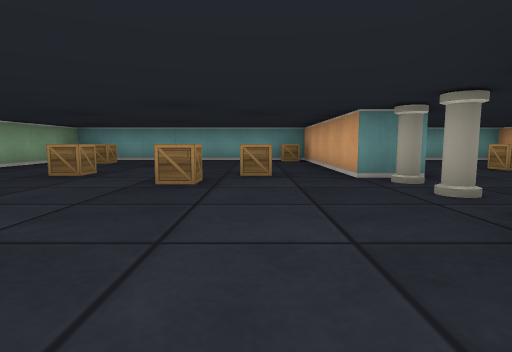
[1] (above)

17 first-person views from a walk through a cub3D maze. The camera is about half as high as the walls, tilts 6° down and sees 80° across. The floor is counted in squares. Each view is taken from the middle of a square. On the plan, view 1 faces up. The plan holds only what a view shows up to about 9 squares ahead; the rest is blank. The place goes on beyond the plan.

[2]
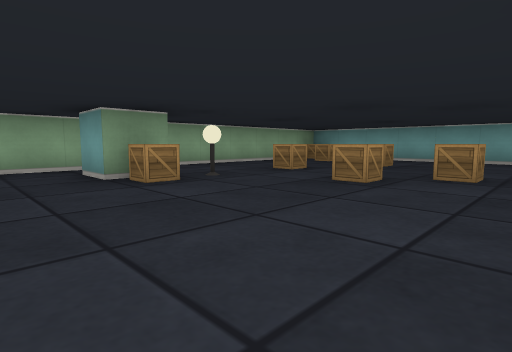

[3]
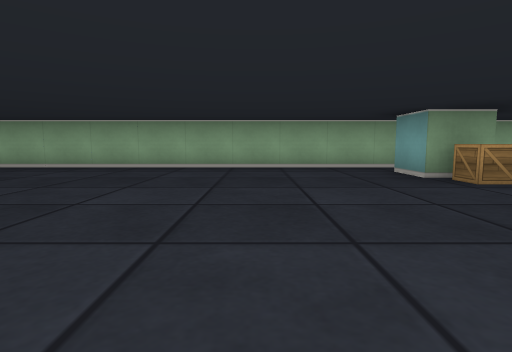

[4]
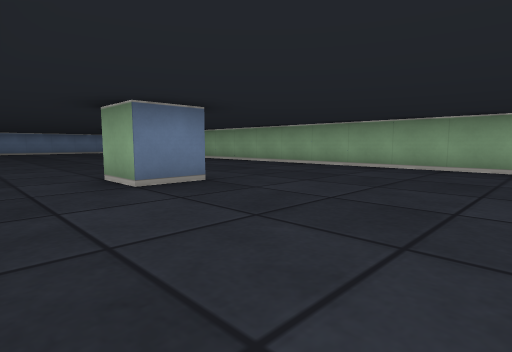

[5]
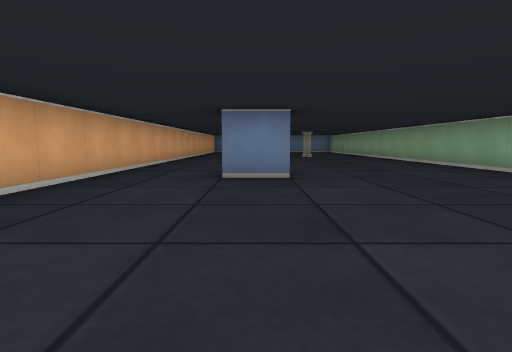

[6]
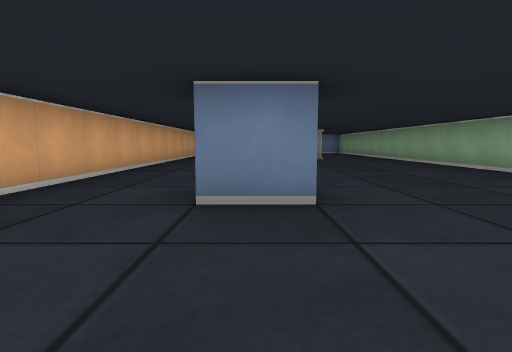

[7]
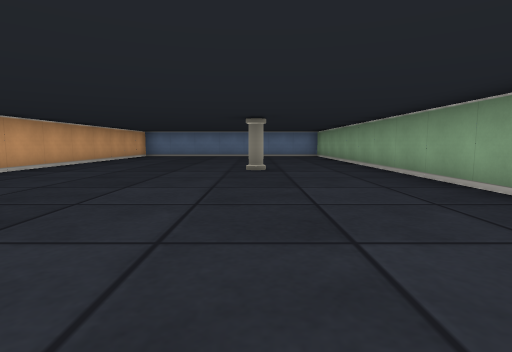

[8]
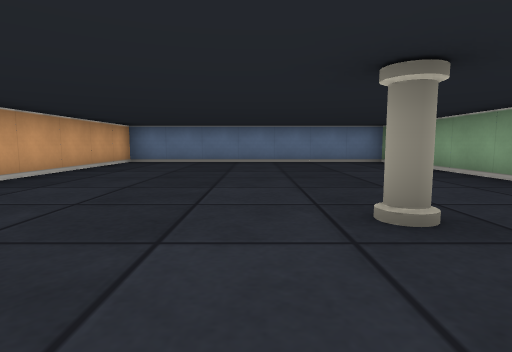

[9]
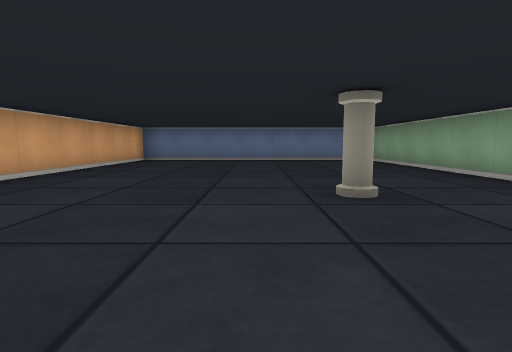

[10]
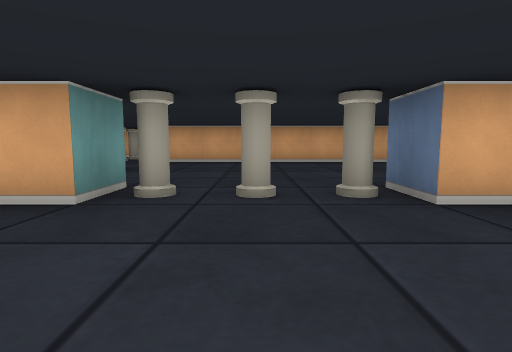

[11]
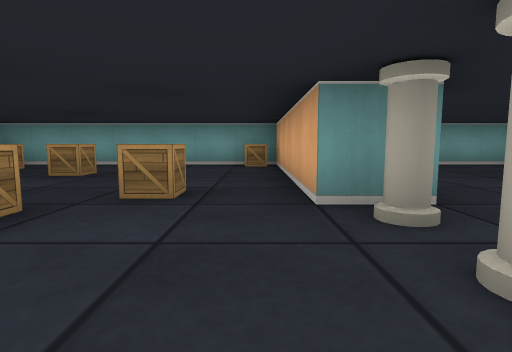

[12]
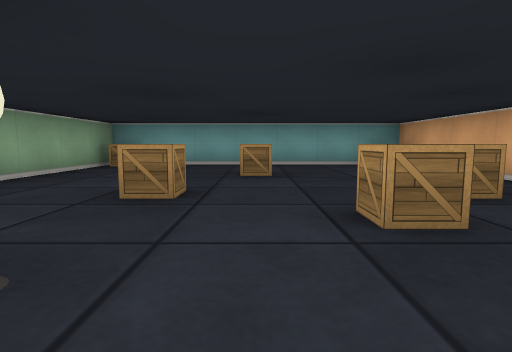

[13]
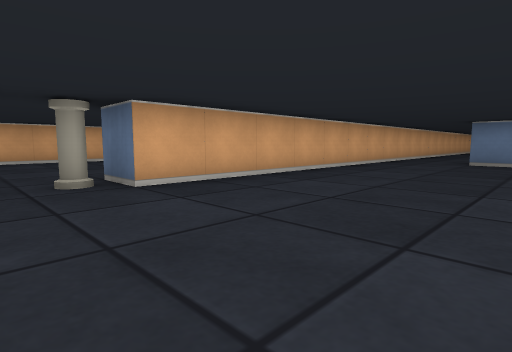

[14]
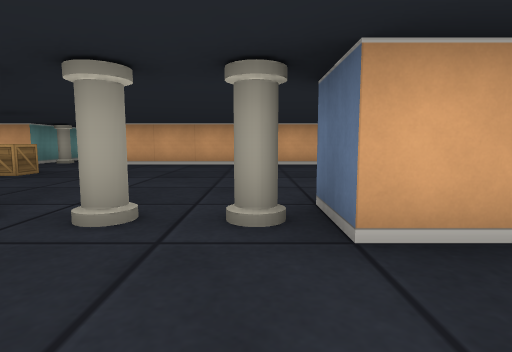

[15]
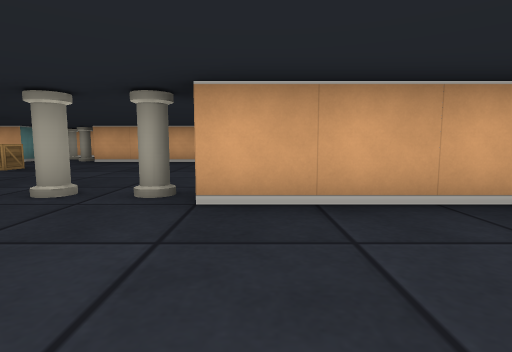

[16]
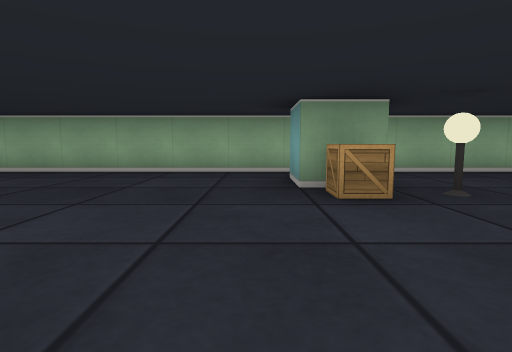

[17]
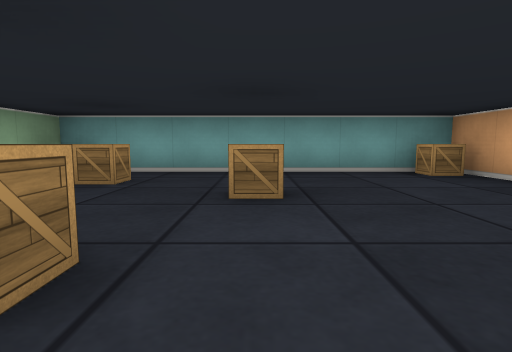

### Floor plan
Points are (right, up) in squares from view 1. A wall is a line through its corners. A room is listed if a view was taken in it or the views show most of it. See-through windows are left out.
Room 1 (views 1, 2, 3, 4, 5, 6, 7, 8, 9, 10, 11, 12, 13, 14, 15, 16, 17)
walls: (-1.6, -5.5) (-0.5, -5.5) (-0.5, -6.5); (-3.5, 2.6) (-3.5, 1.5) (-4.5, 1.5); (2.6, 4.5) (1.5, 4.5) (1.5, 9.5) (-5.5, 9.5) (-5.5, -19.5) (1.5, -19.5) (1.5, 1.5) (2.5, 1.5)
ways out: opening at (3, 3)
objects: crate (-5, 9); crate (-4, 8); pillar (-3, -13); crate (-3, 2); lamp (-3, 3); crate (-3, 5); crate (-2, 7); crate (-1, 4); crate (0, 5); crate (1, 9); pillar (2, 2); pillar (2, 3); pillar (2, 4)

Positions as (right, up) in squares from view 1, and headings:
1: (0, 0), facing up
2: (1, 0), facing up-left
3: (1, -1), facing left
4: (1, -2), facing down-left
5: (-1, -1), facing down
6: (-1, -3), facing down
7: (-3, -7), facing down
8: (-2, -11), facing down
9: (-2, -10), facing down
10: (-1, 3), facing right
11: (1, 2), facing up
12: (-2, 2), facing up
13: (-2, 3), facing down-right
14: (0, 2), facing right
15: (-1, 1), facing right
16: (0, 1), facing left
17: (-2, 4), facing up
